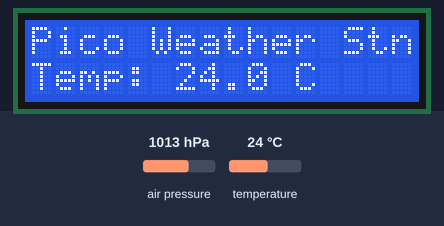
Bench run of a program on a simulated Raspberry Pi Pico running MicroPython. Shown: 16×2 character LCD. The test bench sets the inputs (shaded band); at power-on: air pressure 1013 hPa, temperature 24 °C. Library files of the repository ran but are not shown: bmp280.py, lcd_api.py, pico_i2c_lcd.py; what the program prints to the serial console is not drawn.

Above: at 3.2 s.
3.3 s: air pressure set to 952 hPa
At 8.8 s:
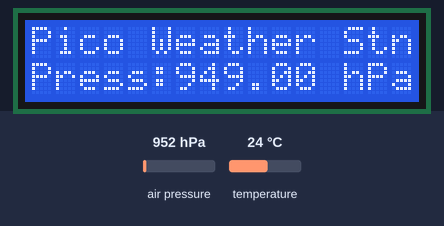
9.3 s: temperature set to 12 °C
At 14.7 s:
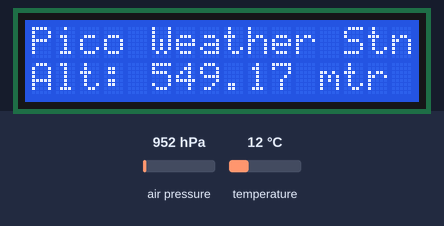
15.3 s: air pressure set to 975 hPa
At 18.5 s:
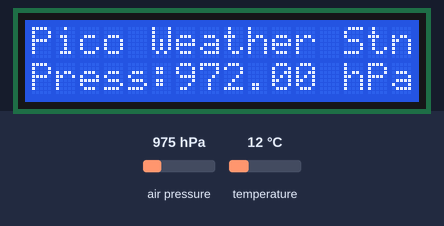
20.4 s: temperature set to 19 °C
At 21.1 s:
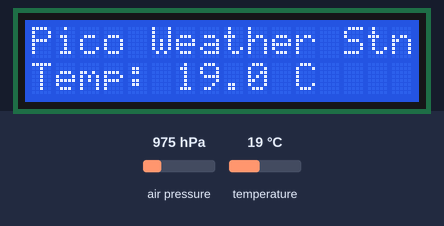
Timing chart, 0 to 23.4 s (numbered marks = the images above; inputs shaded):
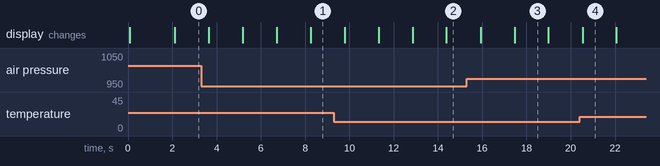

The program:

main.py
```python
# https://github.com/dafvid/micropython-bmp280

# import the required libraries
from bmp280 import *
from machine import Pin, I2C
import utime
from time import sleep
from lcd_api import LcdApi
from pico_i2c_lcd import I2cLcd

i2c = I2C(0, sda = Pin(0), scl = Pin(1), freq = 400000)
lcd = I2cLcd(i2c, 0x27, 2, 16)

lcd.move_to(0,0)
lcd.putstr("Weather Station")
lcd.move_to(0,1)
lcd.putstr("Raspberry PiPico")

# Caliberation error in pressure
# use it according to your situation
# it helps in calibrating altitude .It is optional, else put ERROR = 0
ERROR = -3 # hPa

# declare pins for I2C communication
sclPin = Pin(1) # serial clock pin
sdaPin = Pin(0) # serial data pin

# Initiate I2C
i2c_object = I2C(0,              # positional argument - I2C id
                 scl = sclPin,   # named argument - serial clock pin
                 sda = sdaPin,   # named argument - serial data pin
                 freq = 1000000) # named argument - i2c frequency

# scan i2c port for available devices
result = I2C.scan(i2c_object)
print("I2C scan result : ", result) # 118 in decimal is same as 0x76 in hexadecimal
if result != []:
    print("I2C connection successfull")
else:
    print("No devices found !")


# create a BMP 280 object
bmp280_object = BMP280(i2c_object,
                       addr = 0x76, # change it
                       use_case = BMP280_CASE_WEATHER)

# configure the sensor
# These configuration settings give most accurate values in my case
# tweak them according to your own requirements

bmp280_object.power_mode = BMP280_POWER_NORMAL
bmp280_object.oversample = BMP280_OS_HIGH
bmp280_object.temp_os = BMP280_TEMP_OS_8
bmp280_object.press_os = BMP280_TEMP_OS_4
bmp280_object.standby = BMP280_STANDBY_250
bmp280_object.iir = BMP280_IIR_FILTER_2

print("BMP Object created successfully !")
utime.sleep(2) # change it as per requirement
print("\n")

# Function for calculation altitude from pressure and temperature values
# because altitude() method is not present in the Library

def altitude_HYP(hPa , temperature):
    # Hypsometric Equation (Max Altitude < 11 Km above sea level)
    temperature = temperature
    local_pressure = hPa
    sea_level_pressure = 1013.25 # hPa
    pressure_ratio = sea_level_pressure/local_pressure # sea level pressure = 1013.25 hPa
    h = (((pressure_ratio**(1/5.257)) - 1) * temperature ) / 0.0065
    return h


# altitude from international barometric formula, given in BMP 180 datasheet
def altitude_IBF(pressure):
    local_pressure = pressure    # Unit : hPa
    sea_level_pressure = 1013.25 # Unit : hPa
    pressure_ratio = local_pressure / sea_level_pressure
    altitude = 44330*(1-(pressure_ratio**(1/5.255)))
    return altitude

    #sleep(2)
    lcd.clear()
while True:
    # accquire temperature value in celcius
    temperature_c = bmp280_object.temperature # degree celcius

    # convert celcius to kelvin
    temperature_k = temperature_c + 273.15

    # accquire pressure value
    pressure = bmp280_object.pressure  # pascal

    # convert pascal to hectopascal (hPa)
    # 1 hPa = 100 Pa
    # Therefore 1 Pa = 0.01 hPa
    pressure_hPa = ( pressure * 0.01 ) + ERROR # hPa

    # accquire altitude values from HYPSOMETRIC formula
    h = altitude_HYP(pressure_hPa, temperature_k)

    # accquire altitude values from International Barometric Formula
    altitude = altitude_IBF(pressure_hPa)
    press = "{:.2f}".format(pressure_hPa)
    h_alti = "{:.2f}".format(h)
    i_alti = "{:.2f}".format(altitude)
    print("Temperature : ",temperature_c," Degree Celcius")
    print("Pressure : ",pressure," Pascal (Pa)")
    print("Pressure : ",press," hectopascal (hPa) or millibar (mb)")
    print("Altitude (Hypsometric Formula) : ", h_alti ," meter")
    print("Altitude (International Barometric Formula) : ", i_alti ," meter")
    print("\n")
    #utime.sleep(1.5)

    lcd.move_to(0,0)
    lcd.putstr("Pico Weather Stn")
    lcd.move_to(0,1)
    lcd.putstr("                ")
    lcd.move_to(0,1)
    lcd.putstr("Temp: ")
    lcd.putstr(str(temperature_c))
    lcd.putstr(" C")
    sleep(1.5)
    lcd.move_to(0,1)
    lcd.putstr("                ")
    lcd.move_to(0,1)
    lcd.putstr("Press:")
    lcd.putstr(str (press))
    lcd.putstr(" hPa")
    sleep(1.5)
    lcd.move_to(0,1)
    lcd.putstr("                ")
    lcd.move_to(0,1)
    lcd.putstr("Alt: ")
    lcd.putstr(str (i_alti))
    lcd.putstr(" mtr")
    sleep(1.5)
```

Measured:
- after the input at 3.3 s, the display: first differs from a run without the input after 5.0 s (image 1)
- what the display in image 3 shows lasts 1.5 s, from 17.5 s to 19.0 s
